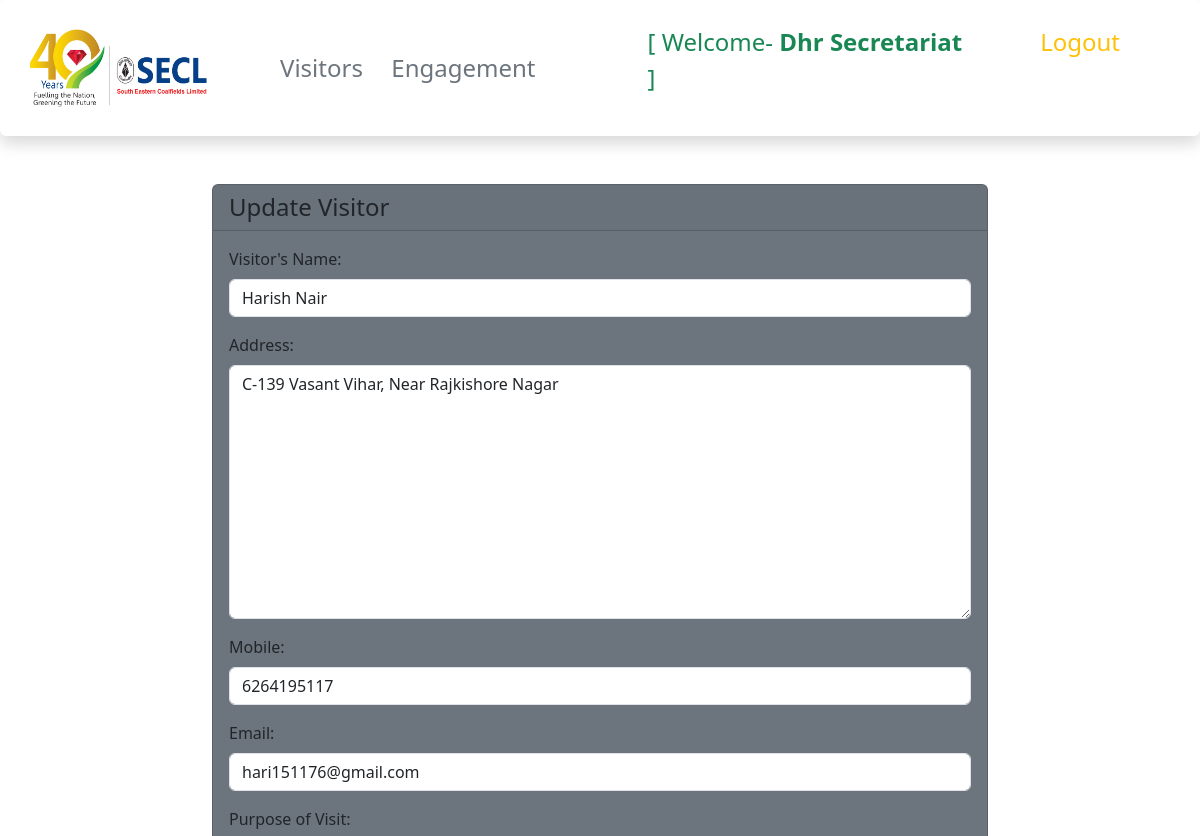
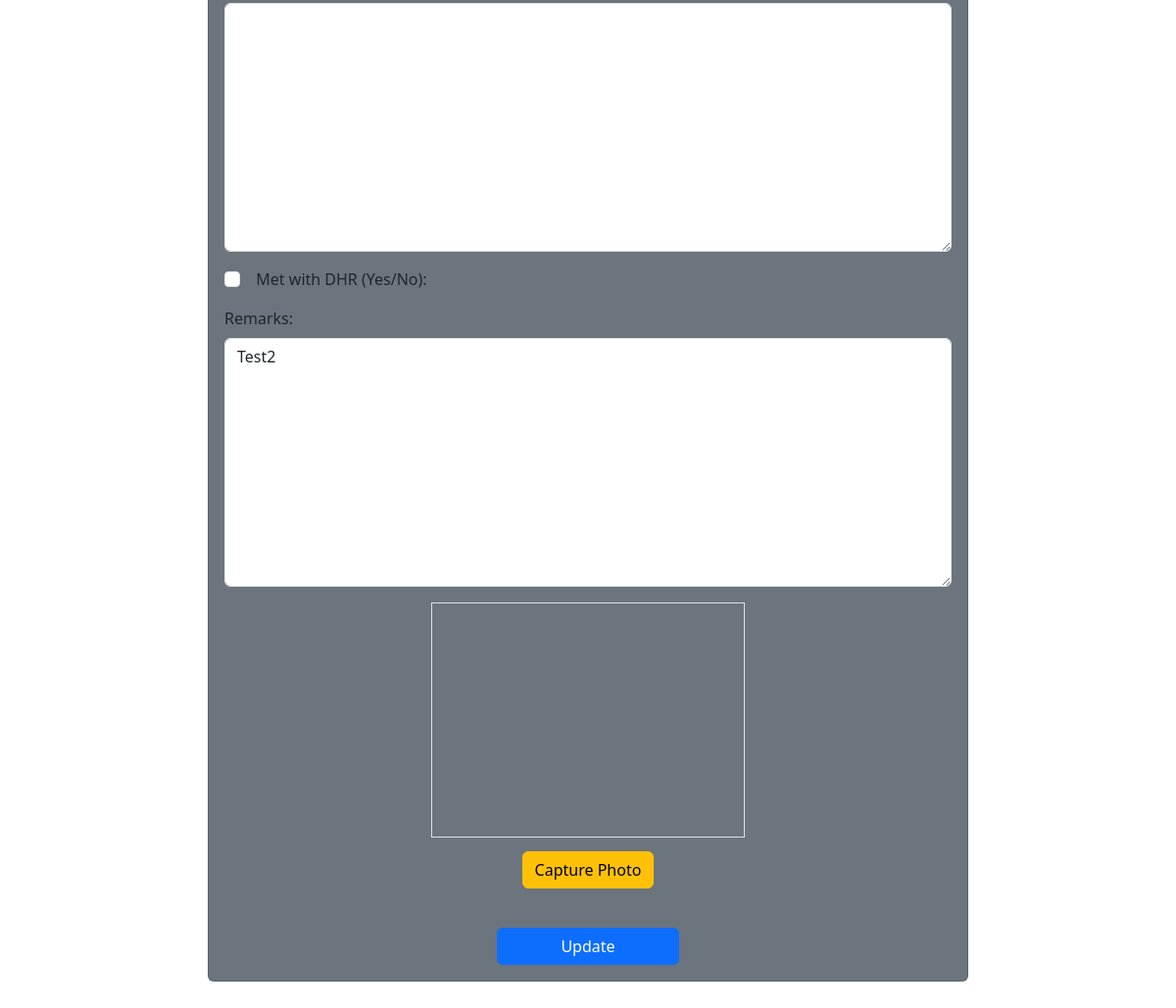
The app's page /visitor/update/63 (signed in) with its own data (2 pictures, top to bottom).
### visitor/models.py (models this page shows, shortened)
class Visitor(models.Model):
    vis_date= models.DateField(null=True, blank=True, verbose_name='Date:')
    vis_time= models.TimeField(null=True, blank=True ,verbose_name='Time:')
    vis_name= models.CharField(max_length=200, null=True, blank=True, verbose_name="Visitor's Name:")
    vis_address= models.TextField(null=True, blank=True, verbose_name='Address:')
    vis_mobile= models.PositiveBigIntegerField(null=True, blank=True, validators=[validate_mobile],verbose_name='Mobile:')
    vis_email= models.EmailField(null=True, blank=True, verbose_name='Email:')
    vis_reason= models.TextField(null=True, blank=True, verbose_name='Purpose of Visit:')
    vis_photo=models.ImageField(upload_to='visitor', null=True, blank=True, verbose_name='Photograph of Visitor:', default="../static/images/No_Image.jpg")
    vis_remarks=models.TextField(null=True, blank=True, verbose_name='Remarks:')
    vis_met=models.BooleanField(default=False, verbose_name='  Met with DHR (Yes/No):')
    vis_face_encoding = models.BinaryField(blank=True, null=True)
    vis_updated = models.DateTimeField(auto_now=True)
    vis_created = models.DateTimeField(auto_now_add=True)

### visitor/views.py (the view)
# urls.py: path('update/<str:pk>', views.visitor_update, name='visitor_update'),
@login_required
@csrf_exempt
def visitor_update(request,pk):
    visitor = get_object_or_404(Visitor,id=pk)
    form = VisitorForm(request.POST or None, request.FILES or None, instance=visitor)
    if request.method == 'POST' and form.is_valid():
        form.save()
        return redirect('visitor:visitor_table')
    context = {
        'form': form,
        }
    return render(request, 'visitor/visitor_update.html', context)

### visitor/forms.py
class VisitorForm(forms.ModelForm):
    class Meta:
        model = Visitor
        fields = ['vis_name','vis_address','vis_mobile',
                  'vis_email', 'vis_reason',
                  'vis_met','vis_remarks']
    def __init__(self, *args, **kwargs):
        super().__init__(*args, **kwargs)
        self.helper = FormHelper()
        self.helper.form_method = 'post'
        self.helper.add_input(Submit('submit', 'Submit'))

### visitor/templates/visitor/visitor_update.html (shortened to what this page needs)
{% extends 'base.html' %}
{% load static %}
{% load crispy_forms_tags %}
{% block content %}
<form id="visitorForm" method="POST" enctype="multipart/form-data">
    <div class="container mt-1" style="width:800px;">
        <div class="card bg-secondary fw-800">
            <h4 class="card-header">Update Visitor</h4>
            <div class="card-body">
                {{ form|crispy }}
                <div class="text-center mb-3">
                    <video id="video" width="320" height="240" autoplay class="border"></video><br>
                    <button type="button" class="btn btn-warning mt-2" onclick="capturePhoto()">Capture Photo</button>
                </div>
                <div class="text-center">
                    <a href="{% url 'visitor:visitor_table' %}">
                    <button type="submit" class="btn btn-primary mt-4 w-25">Update</button>
                    </a>
                </div>
            </div>
        </div>
    </div>
</form>
{% endblock content %}

### templates/nav.html (shortened to what this page needs)
{% load static %}
   <nav class="navbar navbar-expand-md .bg-light shadow p-3 mb-5 bg-body rounded">
                    <div class="container-fluid ms-0 pe-2 ">
                      <a class="navbar-brand img-fluid" href="{% url 'planner:home' %}" >
                         <img src="{% static '/images/logo_secl.png' %}" px-5 width="180px" height="80px" >
                      </a>
                      <div class="collapse navbar-collapse" id="navbarNav">
                        <ul class="navbar-nav align-items-baseline justify-content-evenly px-5 ">
                          <li class="nav-item ">
                            <a class="nav-link hovercolor fs-4 text-secondary" aria-current="page" href="{% url 'visitor:visitor_table' %}">Visitors</a>
                          </li>
                          <li class="nav-item ">
                            <a class="nav-link hovercolor fs-4 text-secondary" href="{% url 'planner:planner_table' %}">&nbsp;&nbsp;Engagement</a>
                          </li>
                        </ul>
                      </div>
                    {% if user.is_authenticated %}
                      <div>
                        <ul class="navbar-nav align-items-baseline justify-content-evenly px-5 ">
                          <li class="nav-item ">
                            <p class="nav-link fs-4 text-success me-5" aria-current="page">[ Welcome- <strong> {{ request.user.get_full_name  | title }} </strong>]</p>
                          </li>
                          <li>
                              <form action="{% url 'users:logout' %}" method="post">
                                  <button type="submit" class="nav-link hovercolor fs-4 text-warning" aria-current="page">Logout</button>
                              </form>
                          </li>
                        </ul>
                      </div>
                    {% endif %}
                    </div>
  </nav>

### records on screen
Visitor: vis_name "Harish Nair", vis_address "C-139 Vasant Vihar, Near Rajkishore Nagar", vis_mobile "6264195117", vis_email "hari151176@gmail.com", vis_remarks "Test2"

### other values on screen
{{ request.user.get_full_name  | title }} "Dhr Secretariat"
